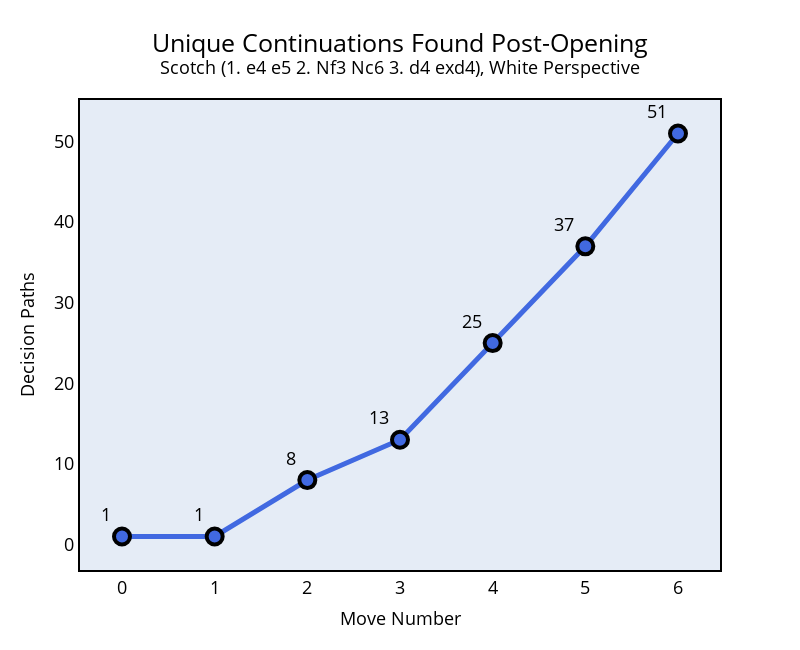

Notebook cell for this chart:
### Code cell
fig = go.Figure()
fig.add_trace(go.Scatter(x=depth_x_filtered, 
                         y=paths_y_filtered,
                         line = dict(color="royalblue", width=5),
                         mode="lines+markers+text",
                         marker = dict(size=16, line=dict(width=4, color="black")),
                         text=paths_y_filtered,
                         textposition="top left",
                         textfont=dict(size=18, color="black")
                        )
             )
fig.update_layout(title_text=f"Unique Continuations Found Post-Opening<br><sup>{opening[1]} ({game_string(opening[0])}), {color} Perspective</sup>",
                  title_font_size=25,
                  title_x=0.5,
                  title_y=.92,
                  xaxis_title="Move Number",
                  yaxis_title="Decision Paths",
                  xaxis = dict(tickmode = 'linear', tick0 = 0, dtick = 1, showgrid=False, zeroline=False, title_font=dict(size=18)),
                  yaxis = dict(tickmode = 'linear', tick0 = 0, dtick = 10, showgrid=False, zeroline=False, title_font=dict(size=18)),
                  font=dict(size=18,color="black"),
                  width=800,
                  height=650)
fig.update_xaxes(showline=True, linewidth=2, linecolor='black', mirror=True)
fig.update_yaxes(showline=True, linewidth=2, linecolor='black', mirror=True)
fig.show()

### Figure 1 — Plotly figure (JSON) as saved in the notebook; plotly's stock layout.template omitted (floating-point values rounded to 4 significant figures)
{"data": [{"line": {"color": "royalblue", "width": 5}, "marker": {"line": {"color": "black", "width": 4}, "size": 16}, "mode": "lines+markers+text", "text": ["1", "1", "8", "13", "25", "37", "51"], "textfont": {"color": "black", "size": 18}, "textposition": "top left", "type": "scatter", "x": [0, 1, 2, 3, 4, 5, 6], "y": [1, 1, 8, 13, 25, 37, 51]}], "layout": {"font": {"color": "black", "size": 18}, "height": 650, "title": {"font": {"size": 25}, "text": "Unique Continuations Found Post-Opening<br><sup>Scotch (1. e4 e5 2. Nf3 Nc6 3. d4 exd4), White Perspective</sup>", "x": 0.5, "y": 0.92}, "width": 800, "xaxis": {"autorange": true, "dtick": 1, "linecolor": "black", "linewidth": 2, "mirror": true, "range": [-0.4532, 6.453], "showgrid": false, "showline": true, "tick0": 0, "tickmode": "linear", "title": {"font": {"size": 18}, "text": "Move Number"}, "type": "linear", "zeroline": false}, "yaxis": {"autorange": true, "dtick": 10, "linecolor": "black", "linewidth": 2, "mirror": true, "range": [-3.156, 55.16], "showgrid": false, "showline": true, "tick0": 0, "tickmode": "linear", "title": {"font": {"size": 18}, "text": "Decision Paths"}, "type": "linear", "zeroline": false}}}
